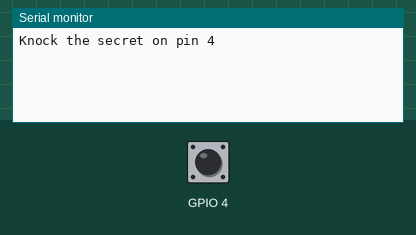
The sketch below on a simulated ESP32. Shown: the last lines printed to the serial monitor. Inputs (shaded band) come from the test bench; at power-on: GPIO 4 HIGH.

Above: at 3.6 s.
3.7 s: GPIO 4 pulled LOW for 0.15 s
6.8 s: GPIO 4 pulsed LOW 5 times (0.12 s each, 0.3 s apart)
At 8.9 s:
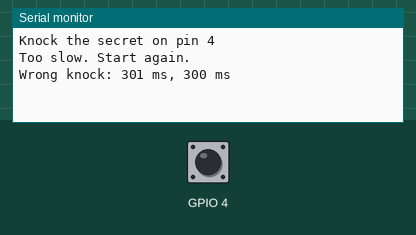
9.8 s: GPIO 4 pulled LOW for 1 s
At 10.9 s:
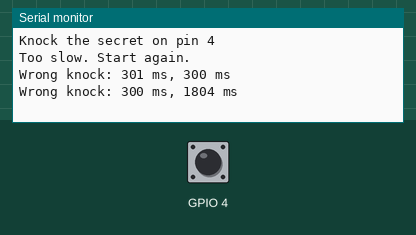

Measured:
- after the input at 6.8 s, the serial monitor: prints a new line after 0.62 s (image 1)
- after the input at 9.8 s, the serial monitor: prints a new line at once (image 2)

The sketch:

09d_secret_knock.ino
```cpp
int baseline;
unsigned long taps[3];
int count = 0;
bool wasTouched = false;

// The secret: 500 ms between tap 1 and 2, 1500 ms between tap 2 and 3
const int gap1 = 500;
const int gap2 = 1500;
const int slack = 300;   // how far off you are allowed to be

bool touched() {
  return touchRead(4) < baseline * 0.7;
}

void setup() {
  Serial.begin(115200);
  delay(2000);
  long sum = 0;
  for (int i = 0; i < 20; i++) {
    sum += touchRead(4);
    delay(20);
  }
  baseline = sum / 20;
  Serial.println("Knock the secret on pin 4");
}

void loop() {
  bool now = touched();
  if (now && !wasTouched) {
    taps[count] = millis();
    count++;
    if (count == 3) {
      long a = taps[1] - taps[0];
      long b = taps[2] - taps[1];
      if (abs(a - gap1) < slack && abs(b - gap2) < slack) {
        Serial.println("ACCESS GRANTED");
      } else {
        Serial.println("Wrong knock: " + String(a) + " ms, " + String(b) + " ms");
      }
      count = 0;
    }
  }
  if (count > 0 && millis() - taps[count - 1] > 3000) {
    Serial.println("Too slow. Start again.");
    count = 0;
  }
  wasTouched = now;
  delay(30);
}
```
